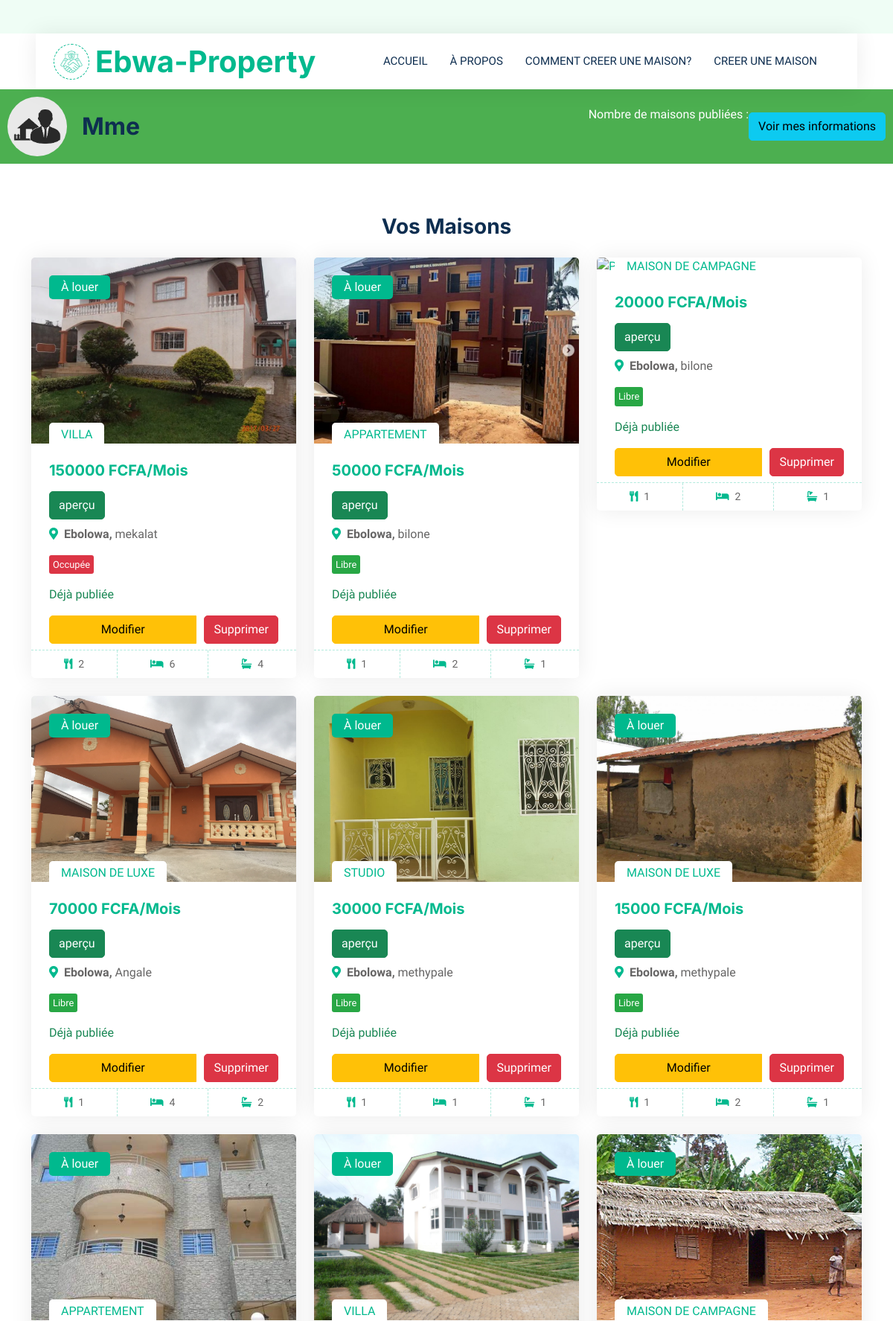
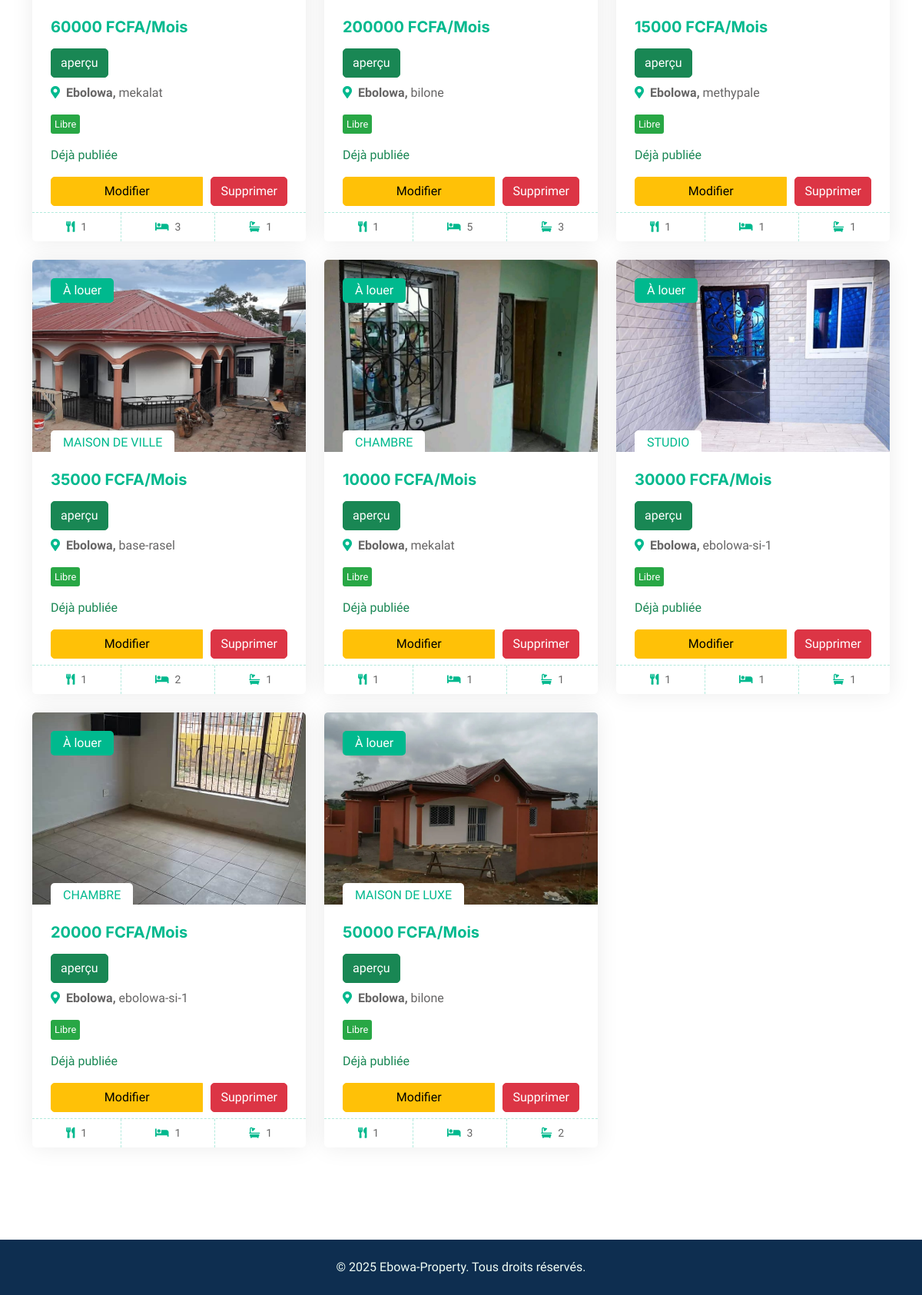
The page /property_list/ on the database its author committed (2 pictures, top to bottom).
### home/models.py (models this page shows, shortened)
class Maison(models.Model):
    TYPE_MAISON_CHOICES = [
        ('VILLA', 'Villa'),
        ('APPARTEMENT', 'Appartement'),
        ('MAISON SIMPLE', 'Maison simple'),
        ('MAISON DE LUXE', 'Maison de luxe'),
        ('MAISON DE CAMPAGNE', 'Maison de campagne'),
        ('STUDIO', 'Studio'),
        ('CHAMBRE MODERNE','Chambre moderne'),
        ('CHAMBRE','Chambre'),
    ]
    STATUS_CHOICES = [
        ('libre', 'Libre'),
        ('occupee', 'Occupée'),
    ]
    type_maison = models.CharField(max_length=100, choices=TYPE_MAISON_CHOICES)
    prix = models.DecimalField(max_digits=10, decimal_places=0)
    localisation = models.CharField(max_length=255)
    nombre_de_chambre = models.IntegerField(blank=True, null=True)
    nombre_de_douche = models.IntegerField(blank=True, null=True)
    nombre_de_cuisine = models.IntegerField(blank=True, null=True)
    photo = models.ImageField(upload_to='media/', null=True, blank=False,)
    photo_douche = models.ImageField(upload_to='media/douches/', null=True, blank=True)
    photo_chambre = models.ImageField(upload_to='media/chambres/', null=True, blank=True)
    photo_cuisine = models.ImageField(upload_to='media/cuisines/', null=True, blank=True)
    photo_salon = models.ImageField(upload_to='media/salons/', null=True, blank=True)
    proprietaire = models.ForeignKey(Proprietaire, on_delete=models.CASCADE, null=True, blank=True)
    is_published = models.BooleanField(default=False)
    status = models.CharField(max_length=10, choices=STATUS_CHOICES, default='libre')
    preciser_la_localisation_de_votre_maison = models.CharField(max_length=255,null= True, blank=True)
    is_deleted = models.BooleanField(default=False)
    is_active = models.BooleanField(default=True)
    class Meta:
        permissions = [
            ("can_create_maison", "Peut créer des maisons"),
            ("can_modify_maison", "Peut modifier des maisons"),
            ("can_publish_maison", "Peut publier des maisons"),
        ]

### home/views.py (the view)
# urls.py: path('property_list/', views.property_list, name='property_list'),
def property_list(request):
    maisons = Maison.objects.all()
    return render(request, 'maison_list.html', {'maisons': maisons})

### home/templates/maison_list.html (shortened to what this page needs)
{%load static%}
<!DOCTYPE html>
<html lang="en">
<head>
    <link href="https://cdnjs.cloudflare.com/ajax/libs/font-awesome/5.10.0/css/all.min.css" rel="stylesheet">
    <link href="https://cdn.jsdelivr.net/npm/bootstrap-icons@1.4.1/font/bootstrap-icons.css" rel="stylesheet">
    <link href="{% static 'lib/animate/animate.min.css' %}" rel="stylesheet">
    <link href="{% static 'lib/owlcarousel/assets/owl.carousel.min.css' %}" rel="stylesheet">
    <link href="{% static 'css/bootstrap.min.css' %}" rel="stylesheet">
    <link href="{% static 'css/style.css' %}" rel="stylesheet">
</head>
<body>
    <div class="container-xxl bg-white p-0">
        <div class="container-fluid nav-bar bg-transparent">
            <nav class="navbar navbar-expand-lg bg-white navbar-light py-0 px-4">
                <a href="" class="navbar-brand d-flex align-items-center text-center">
                    <div class="icon p-2 me-2">
                        <img class="img-fluid" src="{% static 'img/icon-deal.png' %}" alt="Icon" style="width: 30px; height: 30px;">
                    </div>
                    <h1 class="m-0 text-primary">Ebwa-Property</h1>
                </a>
                <div class="collapse navbar-collapse" id="navbarCollapse">
                    <div class="navbar-nav ms-auto">
                        <a href="{% url 'index' %}" class="nav-item nav-link">Accueil</a>
                        <a href="{% url 'about' %}" class="nav-item nav-link">À propos</a>
                        <a href="{% url 'guide' %}" class="nav-item nav-link">Comment creer une maison?</a>
                        <a href="{% url 'ajouter_maison' %}" class="nav-item nav-link">creer une maison</a>
                    </div>
                </div>
            </nav>
        </div>
        <div class="owner-section">
            {% if proprietaire.image %}
                <img src="{{ proprietaire.image.url }}" alt="Photo de {{ proprietaire.nom }}">
            {% else %}
                <img class="img-fluid" src="{% static 'img/proprietaire.jpg' %}" alt="">
            {% endif %}
            <h2>
                {% if proprietaire.sexe == 'homme' %}
                    Mr
                {% else %}
                    Mme
                {% endif %}
            </h2>
            <div class="properties-count">
                <p>Nombre de maisons publiées :</p>
            </div>
            <a href="{% url 'proprietaire_detail' proprietaire.id %}" class="btn btn-info">Voir mes informations</a>
        </div>
        <div class="container py-5">
            <h3 class="text-center mb-4">Vos Maisons</h3>
            <div class="row">
                {% for maison in maisons %}
                <div class="col-lg-4 col-md-6 mb-4">
                    <div class="property-item rounded overflow-hidden">
                        <div class="position-relative overflow-hidden">
                            {% if maison.photo %}
                                <a href="#"><img class="img-fluid" src="{{ maison.photo.url }}" alt="Photo de la maison"></a>
                                {% else %}
                                <a href="#"><img class="img-fluid" src="{% static 'default.jpg' %}" alt="Photo par défaut de la maison"></a>
                            {% endif %}
                            <div class="bg-primary rounded text-white position-absolute start-0 top-0 m-4 py-1 px-3">À louer</div>
                            <div class="bg-white rounded-top text-primary position-absolute start-0 bottom-0 mx-4 pt-1 px-3">{{ maison.type_maison }}</div>
                        </div>
                        <div class="p-4 pb-0">
                            <h5 class="text-primary mb-3">{{ maison.prix }} FCFA/Mois</h5>
                            <a href="{% url 'maison_detail' maison.id %}" class="btn btn-success mb-2">aperçu</a>
                            <p><i class="fa fa-map-marker-alt text-primary me-2"></i><strong>Ebolowa,</strong> {{ maison.localisation }}</p>
                            <p class="status-badge {% if maison.status == 'libre' %}status-libre{% else %}status-occupee{% endif %}">{{ maison.get_status_display }}</p>
                            {% if maison.is_published %}
                            <p class="text-success">Déjà publiée</p>
                            {% else %}
                            <a href="{% url 'publier_maison' maison.id %}" class="btn btn-success mb-2">Publier ?</a>
                            {% endif %}
                            <div class="btn-group">
                                <a href="{% url 'maison_update' maison.id %}" class="btn btn-warning mb-2">Modifier</a>
                                <form method="post" action="{% url 'maison_delete' maison.id %}" style="display:inline;">
                                    <button type="submit" class="btn btn-danger">Supprimer</button>
                                </form>
                            </div>
                        </div>
                        <div class="d-flex border-top">
                            <small class="flex-fill text-center border-end py-2"><i class="fa fa-utensils text-primary me-2"></i>{{ maison.nombre_de_cuisine }}</small>
                            <small class="flex-fill text-center border-end py-2"><i class="fa fa-bed text-primary me-2"></i>{{ maison.nombre_de_chambre}}</small>                            <small class="flex-fill text-center py-2"><i class="fa fa-bath text-primary me-2"></i>{{ maison.nombre_de_douche }}</small>
                        </div>
                    </div>
                </div>
                {% endfor %}
            </div>
        </div>
        <div class="container-fluid bg-dark text-light mt-5 py-4">
            <div class="row">
                <div class="col-md-12 text-center">
                    <p class="mb-0">&copy; 2025 Ebowa-Property. Tous droits réservés.</p>
                </div>
            </div>
        </div>
    </div>
</body>
</html>

### home/static/css/style.css (style rules this page uses)
:root { --primary: #00B98E; --secondary: #FF6922; --light: #EFFDF5; --dark: #0E2E50; }
.btn { transition: .5s; }
.nav-bar { position: relative; margin-top: 45px; padding: 0 3rem; transition: .5s; z-index: 9999; }
.navbar { box-shadow: 0 0 30px rgba(0, 0, 0, .08); }
.navbar-light .navbar-nav .nav-link { margin-right: 30px; padding: 25px 0; color: #FFFFFF; font-size: 15px; text-transform: uppercase; outline: none; }
.navbar-light .navbar-brand { height: 75px; }
.navbar-light .navbar-nav .nav-link { color: var(--dark); font-weight: 500; }
.icon { padding: 15px; display: inline-flex; align-items: center; justify-content: center; background: #FFFFFF !important; border-radius: 50px; border: 1px dashed var(--primary) !important; }
.property-item { box-shadow: 0 0 30px rgba(0, 0, 0, .08); }
.property-item img { transition: .5s; }
.property-item .border-top { border-top: 1px dashed rgba(0, 185, 142, .3) !important; }
.property-item .border-end { border-right: 1px dashed rgba(0, 185, 142, .3) !important; }

### home/templates/maison_list.html (style rules this page uses)
.card img, .property-item img { height: 250px; object-fit: cover; width: 100%; }
.btn-group { display: flex; justify-content: space-between; }
.btn-danger { margin-left: 10px; }
.status-badge { padding: 3px 5px; font-size: 0.8em; border-radius: 3px; display: inline-block; }
.status-libre { background-color: #28a745; color: white; }
.status-occupee { background-color: #dc3545; color: white; }
.owner-section { background-color: #4CAF50; color: white; padding: 10px; text-align: center; margin-bottom: 20px; display: flex; align-items: center; justify-content: space-between; }
.owner-section img { width: 80px; height: 80px; border-radius: 50%; object-fit: cover; margin-right: 20px; }
.owner-section h2 { margin: 0; flex: 1; text-align: left; }
.owner-section .properties-count { display: flex; flex-direction: column; align-items: center; justify-content: center; }
.owner-section .btn-info { margin-left: auto; }

### rows shown on the page
Maison: photo (picture), type_maison "VILLA", prix "150000", localisation "mekalat", status "Occupée", is_published "Déjà publiée", nombre_de_cuisine "2", nombre_de_chambre "6", nombre_de_douche "4"
Maison: photo (picture), type_maison "APPARTEMENT", prix "50000", localisation "bilone", status "Libre", is_published "Déjà publiée", nombre_de_cuisine "1", nombre_de_chambre "2", nombre_de_douche "1"
Maison: type_maison "MAISON DE CAMPAGNE", prix "20000", localisation "bilone", status "Libre", is_published "Déjà publiée", nombre_de_cuisine "1", nombre_de_chambre "2", nombre_de_douche "1"
Maison: photo (picture), type_maison "MAISON DE LUXE", prix "70000", localisation "Angale", status "Libre", is_published "Déjà publiée", nombre_de_cuisine "1", nombre_de_chambre "4", nombre_de_douche "2"
Maison: photo (picture), type_maison "STUDIO", prix "30000", localisation "methypale", status "Libre", is_published "Déjà publiée", nombre_de_cuisine "1", nombre_de_chambre "1", nombre_de_douche "1"
Maison: photo (picture), type_maison "MAISON DE LUXE", prix "15000", localisation "methypale", status "Libre", is_published "Déjà publiée", nombre_de_cuisine "1", nombre_de_chambre "2", nombre_de_douche "1"
Maison: photo (picture), type_maison "APPARTEMENT", prix "60000", localisation "mekalat", status "Libre", is_published "Déjà publiée", nombre_de_cuisine "1", nombre_de_chambre "3", nombre_de_douche "1"
Maison: photo (picture), type_maison "VILLA", prix "200000", localisation "bilone", status "Libre", is_published "Déjà publiée", nombre_de_cuisine "1", nombre_de_chambre "5", nombre_de_douche "3"
Maison: photo (picture), type_maison "MAISON DE CAMPAGNE", prix "15000", localisation "methypale", status "Libre", is_published "Déjà publiée", nombre_de_cuisine "1", nombre_de_chambre "1", nombre_de_douche "1"
Maison: photo (picture), type_maison "MAISON DE VILLE", prix "35000", localisation "base-rasel", status "Libre", is_published "Déjà publiée", nombre_de_cuisine "1", nombre_de_chambre "2", nombre_de_douche "1"
Maison: photo (picture), type_maison "CHAMBRE", prix "10000", localisation "mekalat", status "Libre", is_published "Déjà publiée", nombre_de_cuisine "1", nombre_de_chambre "1", nombre_de_douche "1"
Maison: photo (picture), type_maison "STUDIO", prix "30000", localisation "ebolowa-si-1", status "Libre", is_published "Déjà publiée", nombre_de_cuisine "1", nombre_de_chambre "1", nombre_de_douche "1"
Maison: photo (picture), type_maison "CHAMBRE", prix "20000", localisation "ebolowa-si-1", status "Libre", is_published "Déjà publiée", nombre_de_cuisine "1", nombre_de_chambre "1", nombre_de_douche "1"
Maison: photo (picture), type_maison "MAISON DE LUXE", prix "50000", localisation "bilone", status "Libre", is_published "Déjà publiée", nombre_de_cuisine "1", nombre_de_chambre "3", nombre_de_douche "2"
